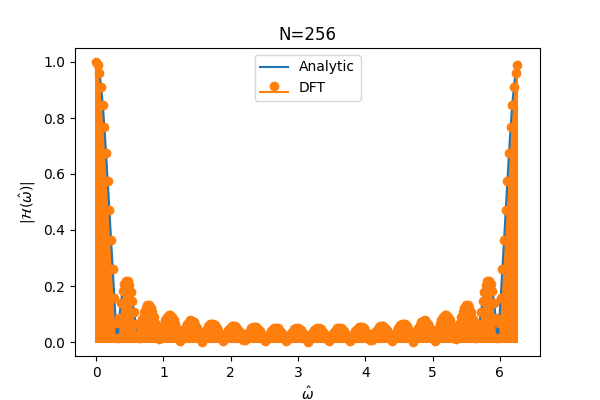

The Python source for this figure:
import numpy as n
import matplotlib.pyplot as plt

# Calculate the DTFT of signal x using zero-padded DFT
# at N evenly spaced points between -\pi and \pi
def dft_dtft(x,N):
    # the N parameter determines the length of the DFT
    # is N > len(x), then the signal x is zero padded
    X=n.fft.fft(x,N)
    # normalized angular frequency step
    dom=2.0*n.pi/N
    # normalizyed angular frequencies
    om_dft=n.arange(N)*dom
    return(X,om_dft)

# analytic DTFT of a causal running average filter
def he(om,L=20):
    return((1.0/L)*(1-n.exp(-1j*om*L))/(1-n.exp(-1j*om)))

# calculate using analytic formula the DTFT of the running average filter
om=n.linspace(0,2*n.pi,num=1000)

# DTFT of running average filter by evaluating using analytic formula
H=he(om,L=20)

# signal (FIR filter coefficients)
x=n.repeat(1.0/20.0,20)

X,om_dft=dft_dtft(x,256)

# zero padded signal
x_zp=n.zeros(256)
x_zp[0:20]=x
plt.stem(x_zp)
plt.show()

plt.figure(figsize=(6,4))
plt.plot(om,n.abs(H),color="C0",label="Analytic")
plt.stem(om_dft,n.abs(X),linefmt="C1-",markerfmt="C1o",basefmt="C1",label="DFT")
plt.legend()
plt.title("N=256")
plt.xlabel("$\hat{\omega}$")
plt.ylabel("$|\mathcal{H}(\hat{\omega})|$")
plt.savefig("dtft_estimate.png")
plt.show()
